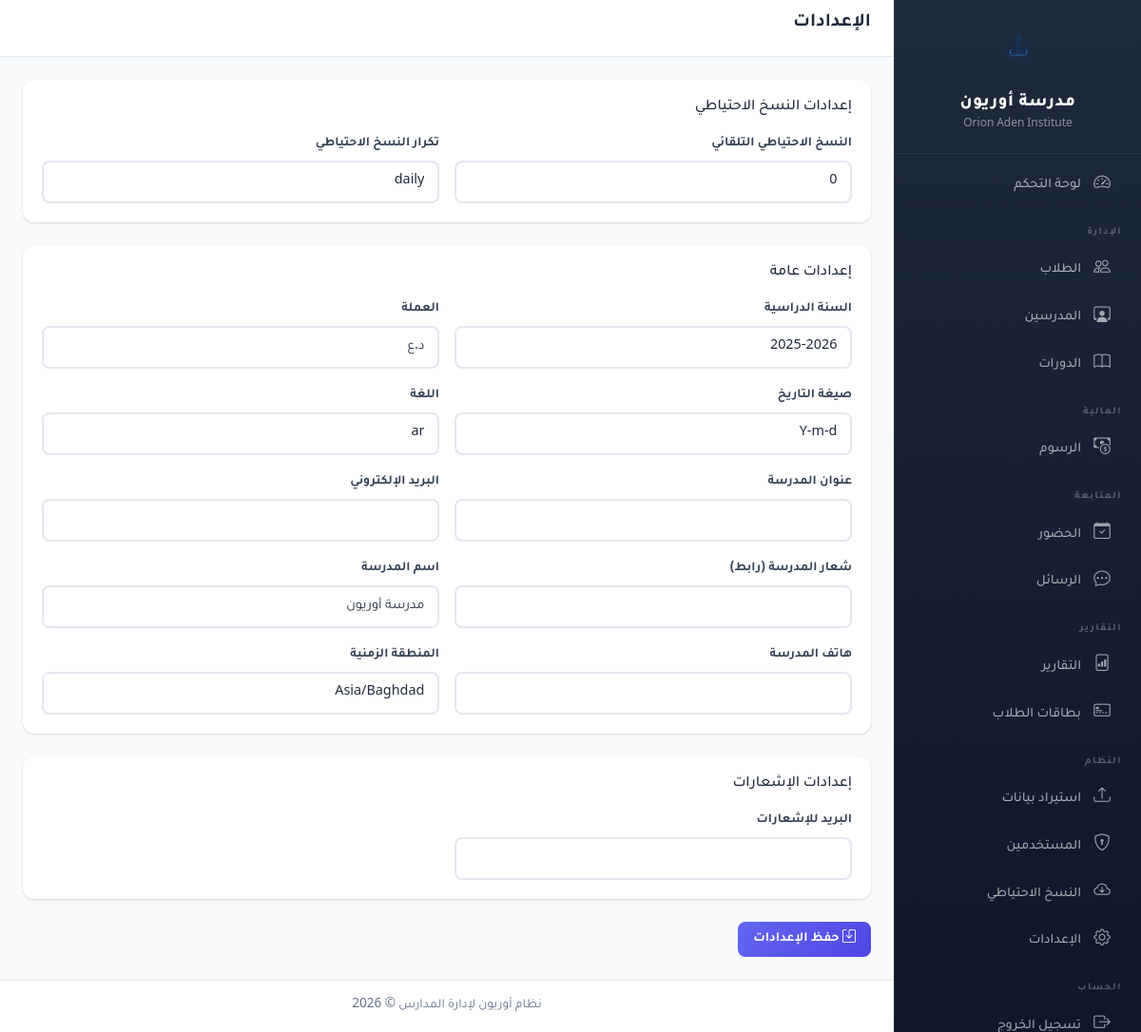
Page /modules/settings/index.php (signed in) on the committed database.
### tables this page shows
CREATE TABLE `settings` (
  `id` int(11) unsigned NOT NULL AUTO_INCREMENT,
  `setting_key` varchar(100) NOT NULL,
  `setting_value` text DEFAULT NULL,
  `group_name` varchar(50) DEFAULT 'general',
  `created_at` timestamp NOT NULL DEFAULT current_timestamp(),
  `updated_at` timestamp NOT NULL DEFAULT current_timestamp() ON UPDATE current_timestamp(),
  PRIMARY KEY (`id`),
  UNIQUE KEY `setting_key` (`setting_key`)
);

### config/database.php (called while the page is built, shortened)
<?php
function getConnection() {
    static $conn = null;
    if ($conn === null) {
        try {
            $conn = new mysqli(DB_HOST, DB_USER, DB_PASS, DB_NAME);
            $conn->set_charset('utf8mb4');
        } catch (Exception $e) {
            die('فشل الاتصال بقاعدة البيانات: ' . $e->getMessage());
        }
    }
    return $conn;
}
function query($sql, $params = []) {
    $conn = getConnection();
    if (!empty($params)) {
        $stmt = $conn->prepare($sql);
        $types = '';
        foreach ($params as $param) {
            if (is_int($param)) $types .= 'i';
            elseif (is_double($param)) $types .= 'd';
            else $types .= 's';
        }
        $stmt->bind_param($types, ...$params);
        $stmt->execute();
        return $stmt->get_result();
    }
    return $conn->query($sql);
}
function getRow($sql, $params = []) {
    $result = query($sql, $params);
    return $result ? $result->fetch_assoc() : null;
}
function getRows($sql, $params = []) {
    $result = query($sql, $params);
    return $result ? $result->fetch_all(MYSQLI_ASSOC) : [];
}

### config/app.php (called while the page is built, shortened)
<?php
require_once __DIR__ . '/database.php';
require_once __DIR__ . '/permissions.php';
function getSetting($key, $default = '') {
    $row = getRow("SELECT setting_value FROM settings WHERE setting_key = ?", [$key]);
    return $row ? $row['setting_value'] : $default;
}
function hasPermission($module, $action) {
    global $rolePermissions;
    $role = $_SESSION['role'] ?? '';
    return in_array($action, $rolePermissions[$role][$module]);
}

### modules/settings/index.php (the view, shortened to what this page needs)
<?php
require_once __DIR__ . '/../../config/app.php';
$settings = getRows("SELECT * FROM settings ORDER BY group_name, setting_key");
$grouped = [];
foreach ($settings as $s) {
    $grouped[$s['group_name']][] = $s;
}
include __DIR__ . '/../../includes/header.php';
include __DIR__ . '/../../includes/sidebar.php';
?>
<div class="main-content">
    <nav class="topbar"><h5 class="mb-0">الإعدادات</h5></nav>
    <div class="page-content">
        <form method="POST">
            <?php foreach ($grouped as $group => $items): ?>
            <div class="table-container mb-4">
                <h6 class="mb-3">
                    <?= $group === 'general' ? 'إعدادات عامة' : ($group === 'backup' ? 'إعدادات النسخ الاحتياطي' : ($group === 'notification' ? 'إعدادات الإشعارات' : ($group === 'messaging' ? 'إعدادات الرسائل (واتساب/SMS)' : $group))) ?>
                </h6>
                <div class="row g-3">
                    <?php foreach ($items as $item):
                        $key = $item['setting_key'];
                        $labels = [
                            'school_name'       => 'اسم المدرسة',
                            'school_address'    => 'عنوان المدرسة',
                            'school_phone'      => 'هاتف المدرسة',
                            'school_email'      => 'البريد الإلكتروني',
                            'school_logo'       => 'شعار المدرسة (رابط)',
                            'academic_year'     => 'السنة الدراسية',
                            'currency'          => 'العملة',
                            'date_format'       => 'صيغة التاريخ',
                            'timezone'          => 'المنطقة الزمنية',
                            'language'          => 'اللغة',
                            'backup_auto'       => 'النسخ الاحتياطي التلقائي',
                            'backup_frequency'  => 'تكرار النسخ الاحتياطي',
                            'notify_email'      => 'البريد للإشعارات',
                            'whatsapp_number'   => 'رقم WhatsApp',
                            'sms_provider'      => 'مزود خدمة SMS',
                            'sms_api_key'       => 'مفتاح API لـ SMS',
                            'sms_sender_name'   => 'اسم المرسل (SMS)',
                            'sms_api_url'       => 'رابط API (اختياري)',
                            'twilio_account_sid' => 'Twilio Account SID',
                        ];
                        $label = $labels[$key] ?? $key;
                    ?>
                    <div class="col-md-6">
                        <label class="form-label"><?= htmlspecialchars($label) ?></label>
                        <?php if ($key === 'sms_provider'): ?>
                        <select name="settings[sms_provider]" class="form-select">
                            <option value="twilio" <?= $item['setting_value'] === 'twilio' ? 'selected' : '' ?>>Twilio (عالمي)</option>
                            <option value="unifonic" <?= $item['setting_value'] === 'unifonic' ? 'selected' : '' ?>>Unifonic (الشرق الأوسط)</option>
                            <option value="4jawaly" <?= $item['setting_value'] === '4jawaly' ? 'selected' : '' ?>>4jawaly (السعودية)</option>
                        </select>
                        <?php else: ?>
                        <input type="<?= $key === 'sms_api_key' || $key === 'twilio_account_sid' ? 'password' : 'text' ?>" name="settings[<?= $key ?>]" class="form-control" value="<?= htmlspecialchars($item['setting_value'] ?? '') ?>" <?= $key === 'sms_api_key' || $key === 'twilio_account_sid' ? 'autocomplete="off"' : '' ?>>
                        <?php endif; ?>
                    </div>
                    <?php endforeach; ?>
                </div>
            </div>
            <?php endforeach; ?>
            <button type="submit" class="btn btn-primary"><i class="bi bi-save"></i> حفظ الإعدادات</button>
        </form>
    </div>
    <footer class="footer"><span>نظام أوريون لإدارة المدارس &copy; <?= date('Y') ?></span></footer>
</div>
<?php include __DIR__ . '/../../includes/footer.php'; ?>

### includes/header.php (shortened to what this page needs)
<!DOCTYPE html>
<html lang="ar" dir="rtl">
<head>
    <link href="<?= BASE_URL ?>/assets/vendor/bootstrap/css/bootstrap.rtl.min.css" rel="stylesheet">
    <link href="<?= BASE_URL ?>/assets/vendor/bootstrap-icons/bootstrap-icons.css" rel="stylesheet">
    <link href="<?= BASE_URL ?>/assets/vendor/tajawal/tajawal.css" rel="stylesheet">
    <link href="<?= BASE_URL ?>/assets/css/style.css" rel="stylesheet">
</head>
<body>

### includes/sidebar.php
<?php
$currentPage = basename($_SERVER['PHP_SELF']);
$module = $_GET['module'] ?? '';
?>
<div class="sidebar">
    <div class="sidebar-brand">
        <img src="<?= BASE_URL ?>/assets/img/Orion.png?v=<?= ASSET_VER ?>" alt="Logo" style="height:70px;width:auto;margin-bottom:8px;">
        <h4><?= getSetting('school_name', 'أوريون') ?></h4>
        <small class="text-white-50">Orion Aden Institute</small>
    </div>
    <ul class="sidebar-nav">
        <li class="nav-item">
            <a href="<?= BASE_URL ?>/dashboard.php" class="nav-link <?= $currentPage === 'dashboard.php' ? 'active' : '' ?>">
                <i class="bi bi-speedometer2"></i> لوحة التحكم
            </a>
        </li>
        <?php if (hasPermission('students', 'view') || hasPermission('teachers', 'view') || hasPermission('courses', 'view') || hasPermission('student_cards', 'view')): ?>
        <li class="nav-section">الإدارة</li>
        <?php endif; ?>
        <?php if (hasPermission('students', 'view')): ?>
        <li class="nav-item">
            <a href="<?= BASE_URL ?>/modules/students/list.php" class="nav-link <?= $module === 'students' ? 'active' : '' ?>">
                <i class="bi bi-people"></i> الطلاب
            </a>
        </li>
        <?php endif; ?>
        <?php if (hasPermission('teachers', 'view')): ?>
        <li class="nav-item">
            <a href="<?= BASE_URL ?>/modules/teachers/list.php" class="nav-link <?= $module === 'teachers' ? 'active' : '' ?>">
                <i class="bi bi-person-workspace"></i> المدرسين
            </a>
        </li>
        <?php endif; ?>
        <?php if (hasPermission('courses', 'view')): ?>
        <li class="nav-item">
            <a href="<?= BASE_URL ?>/modules/courses/list.php" class="nav-link <?= $module === 'courses' ? 'active' : '' ?>">
                <i class="bi bi-book"></i> الدورات
            </a>
        </li>
        <?php endif; ?>
        <?php if (hasPermission('fees', 'view')): ?>
        <li class="nav-section">المالية</li>
        <?php endif; ?>
        <?php if (hasPermission('fees', 'view')): ?>
        <li class="nav-item">
            <a href="<?= BASE_URL ?>/modules/fees/list.php" class="nav-link <?= $module === 'fees' ? 'active' : '' ?>">
                <i class="bi bi-cash-coin"></i> الرسوم
            </a>
        </li>
        <?php endif; ?>
        <?php if (hasPermission('attendance', 'view')): ?>
        <li class="nav-section">المتابعة</li>
        <?php endif; ?>
        <?php if (hasPermission('attendance', 'view')): ?>
        <li class="nav-item">
            <a href="<?= BASE_URL ?>/modules/attendance/list.php" class="nav-link <?= $module === 'attendance' ? 'active' : '' ?>">
                <i class="bi bi-calendar-check"></i> الحضور
            </a>
        </li>
        <?php endif; ?>
        <?php if (hasPermission('messaging', 'send')): ?>
        <li class="nav-item">
            <a href="<?= BASE_URL ?>/modules/messaging/index.php" class="nav-link <?= $module === 'messaging' ? 'active' : '' ?>">
                <i class="bi bi-chat-dots"></i> الرسائل
            </a>
        </li>
        <?php endif; ?>
        <?php if (hasPermission('reports', 'view') || hasPermission('student_cards', 'view')): ?>
        <li class="nav-section">التقارير</li>
        <?php endif; ?>
        <?php if (hasPermission('reports', 'view')): ?>
        <li class="nav-item">
            <a href="<?= BASE_URL ?>/modules/reports/index.php" class="nav-link <?= $module === 'reports' ? 'active' : '' ?>">
                <i class="bi bi-file-bar-graph"></i> التقارير
            </a>
        </li>
        <?php endif; ?>
        <?php if (hasPermission('student_cards', 'view')): ?>
        <li class="nav-item">
            <a href="<?= BASE_URL ?>/modules/students/cards/index.php" class="nav-link <?= $module === 'cards' ? 'active' : '' ?>">
                <i class="bi bi-credit-card-2-front"></i> بطاقات الطلاب
            </a>
        </li>
        <?php endif; ?>
        <?php if (hasPermission('import', 'view') || hasPermission('backup', 'view') || hasPermission('settings', 'view') || hasPermission('users', 'view')): ?>
        <li class="nav-section">النظام</li>
        <?php endif; ?>
        <?php if (hasPermission('import', 'view')): ?>
        <li class="nav-item">
            <a href="<?= BASE_URL ?>/modules/import/index.php" class="nav-link <?= $module === 'import' ? 'active' : '' ?>">
                <i class="bi bi-upload"></i> استيراد بيانات
            </a>
        </li>
        <?php endif; ?>
        <?php if (hasPermission('users', 'view')): ?>
        <li class="nav-item">
            <a href="<?= BASE_URL ?>/modules/users/list.php" class="nav-link <?= $module === 'users' ? 'active' : '' ?>">
                <i class="bi bi-shield-lock"></i> المستخدمين
            </a>
        </li>
        <?php endif; ?>
        <?php if (hasPermission('backup', 'view')): ?>
        <li class="nav-item">
            <a href="<?= BASE_URL ?>/modules/backup/index.php" class="nav-link <?= $module === 'backup' ? 'active' : '' ?>">
                <i class="bi bi-cloud-arrow-down"></i> النسخ الاحتياطي
            </a>
        </li>
        <?php endif; ?>
        <?php if (hasPermission('settings', 'view')): ?>
        <li class="nav-item">
            <a href="<?= BASE_URL ?>/modules/settings/index.php" class="nav-link <?= $module === 'settings' ? 'active' : '' ?>">
                <i class="bi bi-gear"></i> الإعدادات
            </a>
        </li>
        <?php endif; ?>
        <li class="nav-section">الحساب</li>
        <li class="nav-item">
            <a href="<?= BASE_URL ?>/logout.php" class="nav-link">
                <i class="bi bi-box-arrow-right"></i> تسجيل الخروج
            </a>
        </li>
    </ul>
</div>

### includes/footer.php (shortened to what this page needs)
</body>
</html>

### assets/css/style.css (style rules this page uses)
:root { --primary: #6366f1; --primary-dark: #4f46e5; --primary-light: #a5b4fc; --secondary: #64748b; --success: #10b981; --success-light: #d1fae5; --info: #06b6d4; --warning: #f59e0b; --warning-light: #fef3c7; --danger: #ef4444; --danger-light: #fee2e2; --dark: #1e293b; --gray-50: #f8fafc; --gray-100: #f1f5f9; --gray-200: #e2e8f0; --gray-300: #cbd5e1; --gray-400: #94a3b8; --gray-500: #64748b; --gray-600: #475569; --gray-700: #334155; --gray-800: #1e293b; --gray-900: #0f172a; --sidebar-width: 260px; --sidebar-bg: linear-gradient(180deg, #1e293b 0%, #0f172a 100%); --header-height: 60px; --shadow-sm: 0 1px 2px rgba(0,0,0,0.05); --shadow: 0 1px 3px rgba(0,0,0,0.1), 0 1px 2px rgba(0,0,0,0.06); --shadow-md: 0 4px 6px -1px rgba(0,0,0,0.1), 0 2px 4px -1px rgba(0,0,0,0.06); --shadow-lg: 0 10px 15px -3px rgba(0,0,0,0.1), 0 4px 6px -2px rgba(0,0,0,0.05); --shadow-xl: 0 20px 25px -5px rgba(0,0,0,0.1), 0 10px 10px -5px rgba(0,0,0,0.04); --radius: 12px; --radius-sm: 8px; --radius-lg: 16px; --transition: all 0.3s cubic-bezier(0.4, 0, 0.2, 1); }
* { box-sizing: border-box; }
body { font-family: 'Tajawal', system-ui, -apple-system, sans-serif; direction: rtl; text-align: right; background: var(--gray-50); color: var(--gray-800); line-height: 1.6; min-height: 100vh; overflow-x: hidden; }
.sidebar { position: fixed; top: 0; right: 0; bottom: 0; width: var(--sidebar-width); background: var(--sidebar-bg); z-index: 1040; transition: var(--transition); overflow-y: auto; overflow-x: hidden; border-left: 1px solid rgba(255,255,255,0.05); }
.sidebar-brand { padding: 1.25rem 1rem; text-align: center; border-bottom: 1px solid rgba(255,255,255,0.06); min-height: 70px; display: flex; flex-direction: column; align-items: center; justify-content: center; }
.sidebar-brand h4 { color: #fff; font-weight: 800; margin: 0; font-size: 1.15rem; letter-spacing: 0.5px; }
.sidebar-brand small { color: rgba(255,255,255,0.5); font-size: 0.75rem; margin-top: 2px; }
.sidebar-nav { padding: 0.5rem 0; list-style: none; margin: 0; }
.sidebar-nav .nav-section { color: rgba(255,255,255,0.3); font-size: 0.65rem; padding: 1rem 1.25rem 0.35rem; text-transform: uppercase; letter-spacing: 1.5px; font-weight: 700; }
.sidebar-nav .nav-item { position: relative; margin: 1px 0; }
.sidebar-nav .nav-link { color: rgba(255,255,255,0.6); padding: 0.65rem 1.25rem; display: flex; align-items: center; text-decoration: none; transition: var(--transition); border-right: 3px solid transparent; margin: 0 0.5rem; border-radius: var(--radius-sm); font-size: 0.9rem; font-weight: 500; }
.sidebar-nav .nav-link i { margin-left: 0.75rem; width: 20px; text-align: center; font-size: 1.1rem; }
.main-content { margin-right: var(--sidebar-width); min-height: 100vh; display: flex; flex-direction: column; }
.topbar { background: rgba(255,255,255,0.9); backdrop-filter: blur(20px); border-bottom: 1px solid var(--gray-200); padding: 0.75rem 1.5rem; position: sticky; top: 0; z-index: 1020; min-height: var(--header-height); }
.topbar h5 { font-weight: 700; color: var(--gray-800); margin: 0; }
.page-content { padding: 1.5rem; flex: 1; }
.table-container, .card { background: #fff; border-radius: var(--radius); box-shadow: var(--shadow); padding: 1.25rem; border: none; transition: var(--transition); }
.btn { border-radius: var(--radius-sm); padding: 0.5rem 1rem; font-weight: 600; font-size: 0.875rem; transition: var(--transition); border: none; position: relative; overflow: hidden; }
.btn-primary { background: linear-gradient(135deg, var(--primary), var(--primary-dark)); color: #fff; }
.form-label { font-weight: 600; font-size: 0.85rem; color: var(--gray-700); margin-bottom: 0.4rem; }
.form-control, .form-select { border-radius: var(--radius-sm); padding: 0.6rem 0.85rem; border: 2px solid var(--gray-200); transition: var(--transition); font-size: 0.9rem; background: #fff; color: var(--gray-800); }
.footer { background: #fff; border-top: 1px solid var(--gray-200); padding: 1rem 1.5rem; text-align: center; color: var(--gray-500); font-size: 0.85rem; margin-top: auto; }
.table-container, .stat-card, .card { animation: fadeIn 0.4s ease-out; }

### rows in the picture
settings: setting_value "مدرسة أوريون", setting_key "اسم المدرسة"
settings: setting_key "النسخ الاحتياطي التلقائي", setting_value "0"
settings: setting_key "تكرار النسخ الاحتياطي", setting_value "daily"
settings: setting_key "السنة الدراسية", setting_value "2025-2026"
settings: setting_key "العملة", setting_value "د.ع"
settings: setting_key "صيغة التاريخ", setting_value "Y-m-d"
settings: setting_key "اللغة", setting_value "ar"
settings: setting_key "عنوان المدرسة"
settings: setting_key "البريد الإلكتروني"
settings: setting_key "شعار المدرسة (رابط)"
settings: setting_key "هاتف المدرسة"
settings: setting_key "المنطقة الزمنية", setting_value "Asia/Baghdad"
settings: setting_key "البريد للإشعارات"
